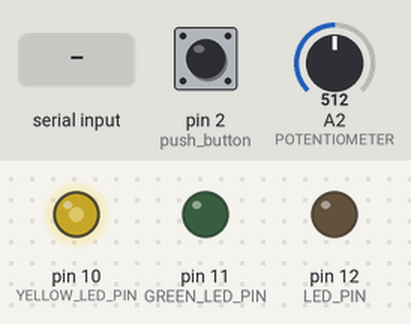
This sketch was run on a simulated Arduino Uno, built with avr-gcc and run on an emulated ATmega328P. On the bench: output pins drawn as LEDs (lit = HIGH). The inputs (shaded band) are chosen by the test bench; at power-on: A2 (POTENTIOMETER) = 512, pin 2 (push_button) LOW.

Above: at 1.2 s.
1.3 s: A2 (POTENTIOMETER) set to 716
At 1.6 s:
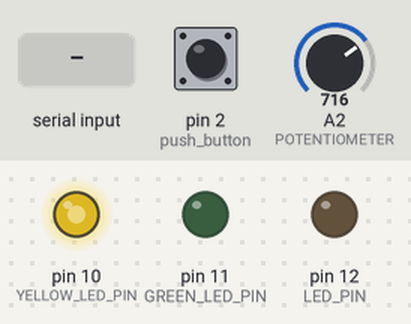
2.8 s: pin 2 (push_button) pulled HIGH for 0.15 s
At 2.87 s:
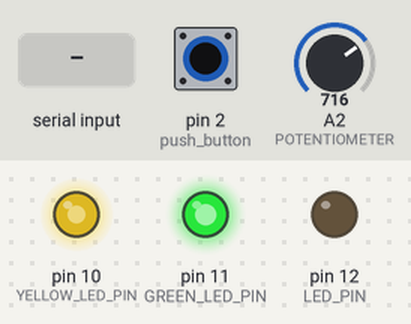
4.4 s: "30,150\n" received over Serial
At 5.4 s:
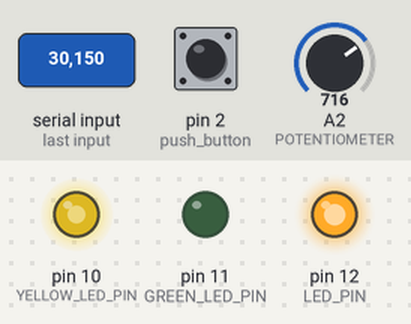
5.9 s: A2 (POTENTIOMETER) set to 900
At 6.3 s:
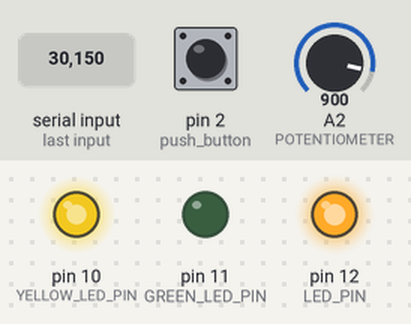
7.4 s: "200\n" received over Serial
At 8.6 s:
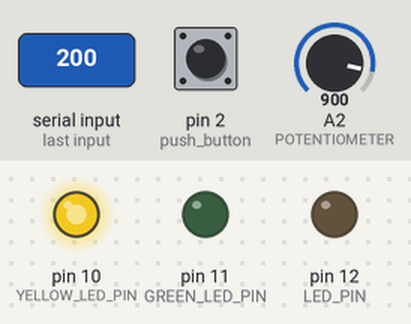
8.9 s: pin 2 (push_button) pulled HIGH for 1 s
At 9.7 s:
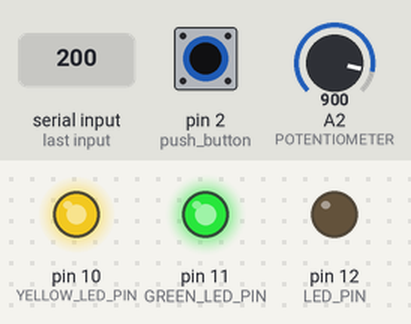
Timing chart, 0 to 11.9 s (numbered marks = the images above; inputs shaded):
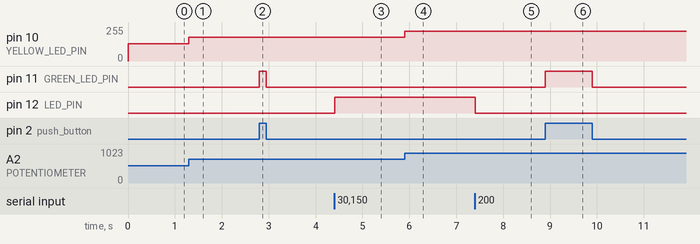

Measured:
- after the input at 1.3 s, pin 10 (YELLOW_LED_PIN): 128/255 → 179/255 at once
- after the input at 2.8 s, pin 11 (GREEN_LED_PIN): LOW → HIGH at once, → LOW 0.15 s later
- after the input at 4.4 s, pin 12 (LED_PIN): LOW → HIGH at once
- after the input at 5.9 s, pin 10 (YELLOW_LED_PIN): 179/255 → 225/255 at once
- after the input at 7.4 s, pin 12 (LED_PIN): HIGH → LOW at once
- after the input at 8.9 s, pin 11 (GREEN_LED_PIN): LOW → HIGH at once, → LOW 1.0 s later

The sketch:

sketch_oct23a.ino
```cpp
#define LED_PIN 12
#define GREEN_LED_PIN 11
#define YELLOW_LED_PIN 10
#define POTENTIOMETER A2
#define push_button 2
unsigned long previousTime = 0;

int LEDState = LOW;
int data;
int LED_brightness;
bool Button_state;
void setup() {
  // put your setup code here, to run once:
  Serial.begin(9600);
  pinMode(LED_PIN, OUTPUT);
  pinMode(GREEN_LED_PIN, OUTPUT);
  pinMode(YELLOW_LED_PIN, OUTPUT);
  pinMode(POTENTIOMETER, INPUT);
  pinMode(push_button, INPUT);
}

void loop() {
  // put your main code here, to run repeatedly:
  Button_state = digitalRead(push_button);
  if(Button_state){
    digitalWrite(GREEN_LED_PIN, Button_state);
  }
  else{
   digitalWrite(GREEN_LED_PIN, LOW);
  }
  LED_brightness = analogRead(A2) / 4;
  analogWrite(YELLOW_LED_PIN, LED_brightness);
  unsigned long timeNow = millis();
  if (Serial.available() > 0){
    data = Serial.parseInt();
  }
  if((data >= 100) && (data <= 4000)){
    if ((timeNow - previousTime) >= data){
      if (LEDState == HIGH){
          LEDState = LOW;
          }
      else{
          LEDState = HIGH;
        }
        digitalWrite(LED_PIN, LEDState);
        previousTime = timeNow;
      }

    }
  }
// Set LED2 (pin 11) brightness from potentiometer
// Power on led 3 when button is press pressed
```
